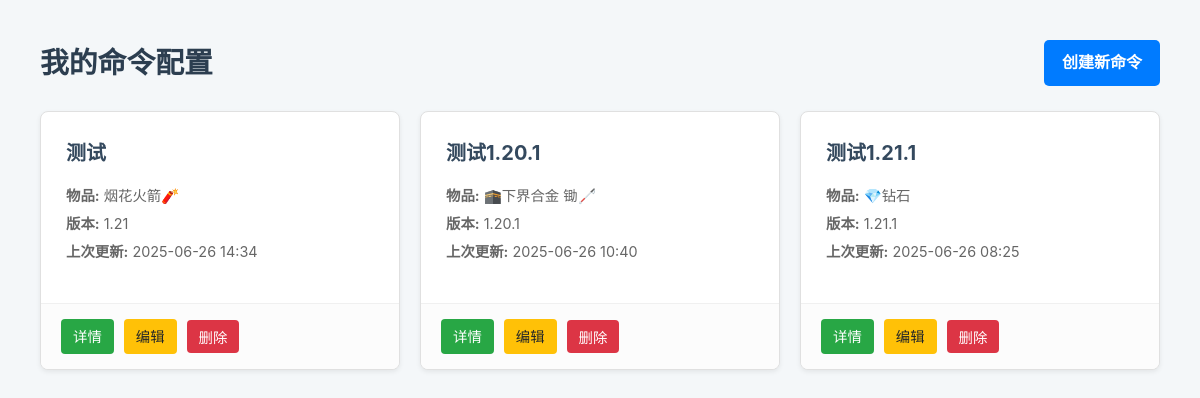
The app's page /MC_command/ (signed in), older data.
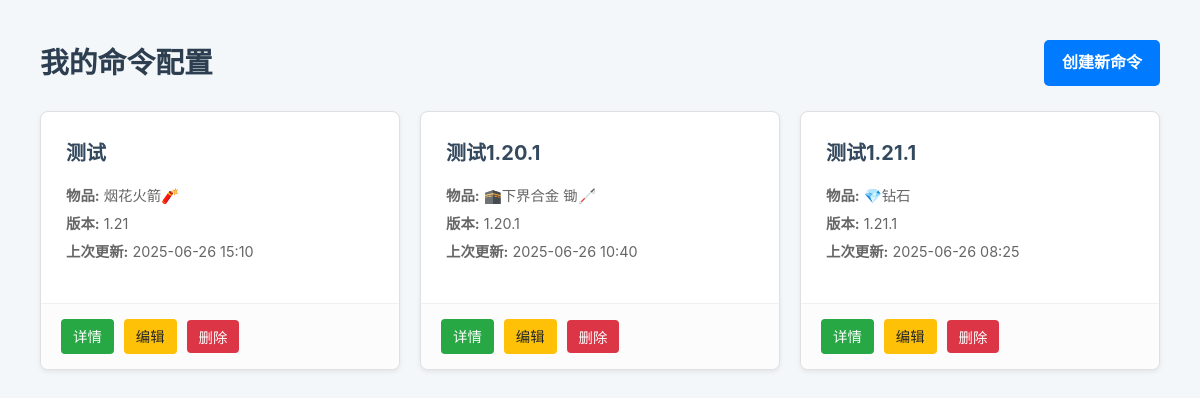
The same page, newer data.
### MC_command/models.py (models this page shows, shortened)
class GeneratedCommand(models.Model):
    user = models.ForeignKey(User, on_delete=models.CASCADE, related_name="commands")
    title = models.CharField(max_length=100, help_text="为这个命令配置起一个名字，方便查找")
    target_version = models.ForeignKey(MinecraftVersion, on_delete=models.PROTECT, help_text="命令生成的目标 Minecraft 版本")
    material = models.ForeignKey(Material, on_delete=models.PROTECT, null=True, blank=True, help_text="物品的材质")
    item_type = models.ForeignKey(ItemType, on_delete=models.PROTECT, null=True, blank=True, help_text="物品的基础类型")
    custom_name = models.CharField(max_length=255, blank=True, null=True, help_text="物品在游戏中的自定义名称 (支持JSON文本)")
    lore = models.TextField(blank=True, null=True, help_text="物品的描述文字 (支持JSON文本), 每行用 \\n 分隔")
    count = models.PositiveIntegerField(default=1)
    created_at = models.DateTimeField(auto_now_add=True)
    updated_at = models.DateTimeField(auto_now=True)
    @property
    def item_name(self):
        material_dn = self.material.display_name if self.material else ""
        type_dn = self.item_type.display_name if self.item_type else ""
        if material_dn and type_dn:
            return f"{material_dn} {type_dn}"
        return material_dn or type_dn
    class Meta:
        verbose_name = "物品配置"
        verbose_name_plural = "<0>完整物品配置"

class ItemType(models.Model):
    system_name = models.CharField(max_length=50, unique=True, help_text="系统内部名称, e.g., 'sword'",
        null=True,  # 允许数据库中的值为 NULL
        blank=True  # 允许在表单中该字段为空
    )
    display_name = models.CharField(
        max_length=50,
        help_text="用于显示的名称, e.g., '剑'",
        null=True,  # 允许数据库中的值为 NULL
        blank=True  # 允许在表单中该字段为空
    )
    function_type = models.CharField(
        max_length=50, help_text="物品的功能分类",
        choices=[
            ('all', '普通物品'),
            ('spawn_egg', '生成蛋'),
            ('potion', '药水(箭/食物)'),
            ('written_book', '成书'),
            ('firework', '烟花火箭'),
        ],default='all', verbose_name="功能类型"
    )
    class Meta:
        verbose_name = "物品类型"
        verbose_name_plural = "<🗡>物品类型"
        ordering = ['display_name']

class MinecraftVersion(models.Model):
    version_number = models.CharField(max_length=20, unique=True, help_text="例如 '1.20.1' 或 '1.21.4'")
    ordering_id = models.PositiveIntegerField(unique=True, help_text="用于排序和比较的版本整数ID, 例如 12001 代表 1.20.1")
    class Meta:
        ordering = ['ordering_id']
        verbose_name = "版本"
        verbose_name_plural = "<1>版本"

### MC_command/views.py (the view)
# urls.py: path("", views.index, name="index"),
@login_required
def index(request):
    command_list = GeneratedCommand.objects.filter(user=request.user).order_by("-updated_at")
    context = {
        'command_list': command_list,
    }
    return render(request, 'MC_command/index.html', context)

### MC_command/templates/MC_command/index.html (shortened to what this page needs)
{% extends 'MC_command/base.html' %}
{% block content %}
    <div class="header">
        <h1>我的命令配置</h1>
        <a href="{% url 'MC_command:create' %}" class="btn">创建新命令</a>
    </div>
    <div class="card-grid">
        {% for command in command_list %}
            <div class="command-card">
                <div class="card-body">
                    <h3><a href="{% url 'MC_command:detail' command.id %}">{{ command.title }}</a></h3>
                    <div class="card-meta">
                        <span><strong>物品:</strong> {{ command.item_name }}</span>
                        <span><strong>版本:</strong> {{ command.target_version.version_number }}</span>
                        <span><strong>上次更新:</strong> {{ command.updated_at|date:"Y-m-d H:i" }}</span>
                    </div>
                </div>
                <div class="card-footer">
                    <a href="{% url 'MC_command:detail' command.id %}" class="action-btn btn-view">详情</a>
                    <a href="{% url 'MC_command:edit' command.id %}" class="action-btn btn-edit">编辑</a>
                    <form action="{% url 'MC_command:delete' command.id %}" method="post" onsubmit="return confirm('您确定要删除此配置吗？');" style="margin: 0;">
                        <button type="submit" class="action-btn btn-delete">删除</button>
                    </form>
                </div>
            </div>
        {% empty %}
            <div class="empty-state">
                <h2>列表为空</h2>
                <p>您还没有创建任何命令配置。点击右上角的“创建新命令”开始吧！</p>
            </div>
        {% endfor %}
    </div>
{% endblock %}

Row changes from the older to the newer data that the page shows:
changed GeneratedCommand "测试": updated_at "2025-06-26 14:34" → "2025-06-26 15:10"
